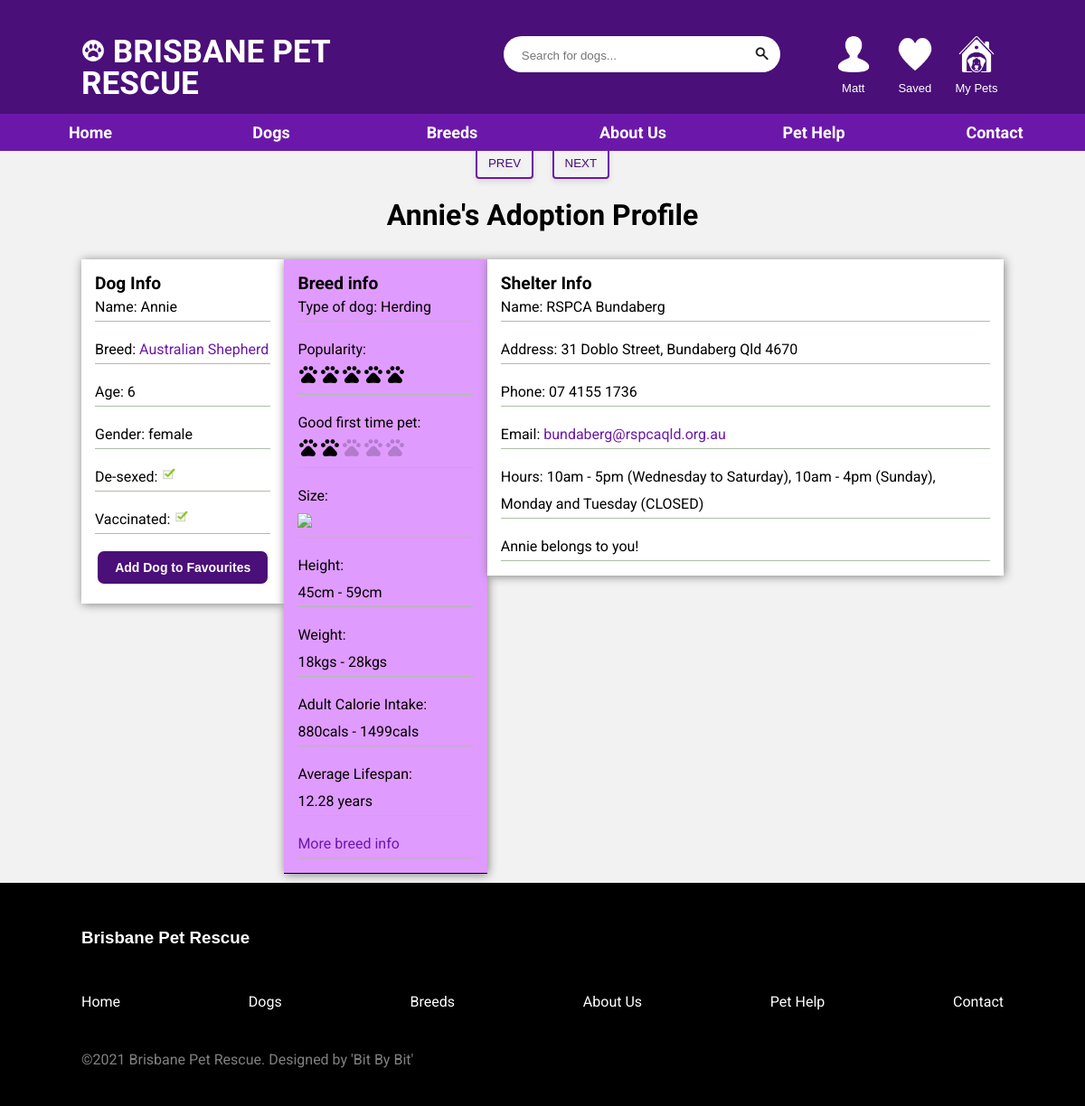
/dog-profile.php?dog_id=183 (signed in), run on the app's committed database.
### tables this page shows
CREATE TABLE `dogs` (
  `dog_id` int(11) NOT NULL,
  `owner_id` int(11) DEFAULT NULL,
  `shelter_id` int(11) NOT NULL,
  `breed_id` int(11) NOT NULL,
  `name` varchar(32) NOT NULL,
  `age` int(11) NOT NULL,
  `dob` date NOT NULL,
  `gender` varchar(6) NOT NULL,
  `desexed` tinyint(1) NOT NULL,
  `vaccinated` tinyint(1) NOT NULL,
  `council_registration_id` int(11) DEFAULT NULL,
  `fee` int(11) NOT NULL,
  `adoption_date` date DEFAULT NULL,
  `last_worming_medication` date DEFAULT NULL,
  `worming_medication_frequency` int(11) DEFAULT NULL,
  `last_tick_medication` date DEFAULT NULL,
  `tick_medication_frequency` int(11) DEFAULT NULL
);

CREATE TABLE `dog_breeds` (
  `breed_id` int(11) NOT NULL,
  `Breed` varchar(64) NOT NULL,
  `height_low` int(11) NOT NULL,
  `height_high` int(11) NOT NULL,
  `weight_low` int(11) NOT NULL,
  `weight_high` int(11) NOT NULL,
  `height_class` int(11) NOT NULL,
  `weight_class` int(11) NOT NULL,
  `adult_cal_intake_low` int(11) NOT NULL,
  `adult_cal_intake_high` int(11) NOT NULL,
  `intelligence_desc` varchar(64) NOT NULL,
  `obey_perc` decimal(4,2) NOT NULL,
  `training_reps_low` int(11) NOT NULL,
  `training_reps_high` int(11) NOT NULL,
  `intelligence_class` int(11) NOT NULL,
  `adaptability_class` int(11) NOT NULL,
  `general_friendliness_class` int(11) NOT NULL,
  `apartment_living_class` int(11) NOT NULL,
  `family_affectionate_class` int(11) NOT NULL,
  `shedding_amount_class` int(11) NOT NULL,
  `dog_friendly_class` int(11) NOT NULL,
  `drooling_potential_class` int(11) NOT NULL,
  `ease_of_grooming_class` int(11) NOT NULL,
  `energy_level_class` int(11) NOT NULL,
  `exercise_needs_class` int(11) NOT NULL,
  `friendly_toward_strangers_class` int(11) NOT NULL,
  `general_health_class` int(11) NOT NULL,
  `good_for_novice_owners` int(11) NOT NULL,
  `incredibly_kid_friendly_class` int(11) NOT NULL,
  `intensity_class` int(11) NOT NULL,
  `potential_for_mouthiness_class` int(11) NOT NULL,
  `potential_for_playfulness_class` int(11) NOT NULL,
  `potential_for_weight_gain_class` int(11) NOT NULL,
  `prey_drive_class` int(11) NOT NULL,
  `sensitivity_class` int(11) NOT NULL,
  `size_class` int(11) NOT NULL,
  `tendency_to_bark_or_howl_class` int(11) NOT NULL,
  `tolerates_being_alone_class` int(11) NOT NULL,
  `tolerates_cold_weather_class` int(11) NOT NULL,
  `tolerates_hot_weather_class` int(11) NOT NULL,
  `wanderlust_potential_class` int(11) NOT NULL,
  `watchdog_class` int(11) NOT NULL,
  `type_of_dog` varchar(16) NOT NULL,
  `average_lifespan` decimal(5,2) NOT NULL,
  `genetic_conditions` varchar(256) NOT NULL,
  `genetic_diseases` varchar(256) NOT NULL,
  `lifetime_cost_class` int(11) NOT NULL,
  `average_lifespan_class` int(11) NOT NULL,
  `average_purchase_price_class` int(11) NOT NULL,
  `popularity_class` int(11) NOT NULL
);

CREATE TABLE `shelters` (
  `shelter_id` int(11) NOT NULL,
  `name` varchar(64) DEFAULT NULL,
  `address` varchar(256) DEFAULT NULL,
  `phone` varchar(16) DEFAULT NULL,
  `hours` varchar(256) DEFAULT NULL,
  `email` varchar(64) DEFAULT NULL
);

### config/helper_functions.php (called while the page is built, shortened)
<?php
function get_userid() {
    return $_SESSION['user_id'];
}

### dog-profile.php (the view, shortened to what this page needs)
<!DOCTYPE html>
<html lang="en">
<head>
    <?php include('partials/head.php'); ?>
    <link rel="stylesheet" href="css/glide.core.css">
    <link rel="stylesheet" href="css/glide.theme.css">
</head>
<body>
    <?php include('partials/menu.php'); ?>
    <?php
    if (isset($_GET['dog_id'])) {
        $dog_id = $_GET['dog_id'];
    } else {
        header('location:' . SITEURL);
    }
    ?>
    <section class="profile-section">
        <div class="container">
            <?php
            $sql2 = "SELECT path, alt_text FROM dog_breeds AS b, breed_image as i, dogs as d WHERE b.breed_id = i.breed_id AND b.breed_id=d.breed_id AND d.dog_id=$dog_id ORDER BY main_image DESC";
            $res2 = mysqli_query($conn, $sql2);
            $count2 = mysqli_num_rows($res2);
            if ($count2 > 0) {
            ?>
                <div class="glide">
                    <div class="glide__track" data-glide-el="track">
                        <ul class="glide__slides">
                            <?php
                            while ($row2 = mysqli_fetch_assoc($res2)) {
                                $image_name = $row2['path'];
                                $image_alt = $row2['alt_text'];
                                if ($image_name == "") {
                                    echo "<div class='error'>Image not Available.</div>";
                                } else {
                            ?>
                                    <li class="glide__slide"><img src="<?php echo SITEURL . $image_name; ?>" alt="<?php echo $image_alt; ?>"></li>
                        <?php
                                }
                            }
                        }
                        ?>
                        </ul>
                    </div>
                    <div class="glide__arrows" data-glide-el="controls">
                        <button class="glide__arrow glide__arrow--left" data-glide-dir="<">prev</button>
                        <button class="glide__arrow glide__arrow--right" data-glide-dir=">">next</button>
                    </div>
                </div>
                <div class="profile-info">
                    <?php
                    $sql3 = "SELECT d.name as d_name, d.dog_id as dog_id, Breed, age, gender, desexed, vaccinated, owner_id, type_of_dog, popularity_class, good_for_novice_owners, size_class, height_low, height_high, weight_low, weight_high, adult_cal_intake_low, adult_cal_intake_high, average_lifespan, b.breed_id as breed_id, s.name as s_name, address, phone, hours, email FROM dogs as d, dog_breeds as b, shelters as s WHERE d.breed_id = b.breed_id AND s.shelter_id = d.shelter_id AND d.dog_id=$dog_id";
                    $res3 = mysqli_query($conn, $sql3);
                    $row3 = mysqli_fetch_assoc($res3);
                    ?>
                    <h2 class="profile-title center-txt"><?php echo $row3['d_name']; ?>'s Adoption Profile</h2>
                    <div class="dog-information-boxes">
                        <div class="dog-info-box">
                            <h4>Dog Info</h4>
                            <p>Name: <?php echo $row3['d_name']; ?></p>
                            <p>Breed: <a href="/breed-profile.php?breed_id=<?php echo $row3['breed_id']; ?>"><?php echo $row3['Breed']; ?></a></p>
                            <p>Age: <?php echo $row3['age']; ?></p>
                            <p>Gender: <?php echo $row3['gender']; ?></p>
                            <p>De-sexed: <img src='/images/icons/boolean-checkbox-<?php echo $row3['desexed']; ?>.png' width='8%'></p>
                            <p>Vaccinated: <img src='/images/icons/boolean-checkbox-<?php echo $row3['vaccinated']; ?>.png' width='8%'></p>
                            <form method='POST' action='/form_submissions/favourite_dog.php'>
                                <button type='submit' name='dog_id' value='<?php echo $row3['dog_id']; ?>' class="hero-btn hero-btn-alt small-btn">
                                    Add Dog to Favourites
                                </button>
                            </form>
                            <br>
                        </div>
                        <div class="dog-info-box">
                            <h4>Breed info</h4>
                            <p>Type of dog: <span style="text-transform: capitalize;"><?php echo $row3['type_of_dog']; ?></span></p>
                            <p>Popularity: <br><?php echo str_repeat("<img src='/images/icons/star-full.png'>", $row3['popularity_class'])
                                                    . str_repeat("<img src='/images/icons/star-full.png' style=opacity:0.2>", 5 - $row3['popularity_class']); ?></p>
                            <p>Good first time pet: <br><?php echo str_repeat("<img src='/images/icons/star-full.png'>", $row3['good_for_novice_owners'])
                                                            . str_repeat("<img src='/images/icons/star-full.png' style='opacity:0.2'>", 5 - $row3['good_for_novice_owners']); ?></p>
                            <p>Size: <br><img src='images/icons/dog_size_<?php echo $row3['size_class']; ?>' style="width: 120px"></p>
                            <p>Height: <br><?php echo $row3['height_low']; ?>cm - <?php echo $row3['height_high']; ?>cm</p>
                            <p>Weight: <br><?php echo $row3['weight_low']; ?>kgs - <?php echo $row3['weight_high']; ?>kgs</p>
                            <p>Adult Calorie Intake:
                                <br><?php echo $row3['adult_cal_intake_low'] . "cals - "
                                        . $row3['adult_cal_intake_high'] . "cals"; ?>
                            </p>
                            <p>Average Lifespan: <br><?php echo $row3['average_lifespan']; ?> years</p>
                            <p><a href="/breed-profile.php?breed_id=<?php echo $row3['breed_id']; ?>">More breed info</a></p>
                        </div>
                        <div class="dog-info-box">
                            <h4>Shelter Info</h4>
                            <p>Name: <?php echo $row3['s_name']; ?></p>
                            <p>Address: <?php echo $row3['address']; ?></p>
                            <p>Phone: <?php echo $row3['phone']; ?></p>
                            <p>Email: <a href="mailto:<?php echo $row3['email']; ?>"><?php echo $row3['email']; ?></a></p>
                            <p>Hours: <?php echo $row3['hours']; ?></p>
                            <?php if (is_null($row3["owner_id"])) { ?>
                                <p><a href="https://form.jotform.com/212502680325043?<?php echo str_replace(' ', '%20', "shelterName=" . $row3['s_name'] . "&shelterEmail=" . $row3['email'] . "&dogId=" . $dog_id . "&dogName=" . $row3['d_name']); ?>">Apply to Adopt</a></p>
                                <p><a href="/form_submissions/adopt_pet.php?dog_id=<?php echo $dog_id; ?>">Adopt Immediately</a></p>
                            <?php } else if (!isset($_SESSION['user_id']) || $row3["owner_id"] != get_userid()) { ?>
                                <p>Sorry, <?php echo $row3['d_name']; ?> has already been adopted.</p>
                            <?php } else { ?>
                                <p><?php echo $row3['d_name']; ?> belongs to you!</p>
                            <?php } ?>
                        </div>
                    </div>
                </div>
        </div>
    </section>
    <?php include('partials/footer.php'); ?>
</body>
</html>

### css/style.css (style rules this page uses)
:root { --navbarHeight: 130px; --mainColor: #4A0F78; --secondaryColor: #6b18aa; --titleColor: white; --h1Color: #989898; --h2Color: white; --background: rgba(0, 0, 0, 0.05); }
* { margin:0; padding:0; box-sizing: border-box; }
html { scroll-behavior: smooth; }
body { font-family: 'Roboto', Arial, Helvetica, sans-serif; font-size: 16px; }
.container { width: 80%; margin: 0 auto; }
a { text-decoration: none; color: var(--secondaryColor); }
ul { list-style-type: none; }
p { font-weight: 400; line-height: 30px; }
button { background-color: transparent; cursor: pointer; border: none; }
.container { width: 85%; margin: 0 auto; }
.center-txt { text-align: center; }
.hero-btn { border: 3px solid white; border-radius: 10px; padding: 15px 30px; font-weight: bold; background-color: var(--mainColor); color: white; width: 100%; text-decoration: none; }
.small-btn { padding: 10px 15px; max-width: 300px; font-size: 14px; }
p { display: block; margin-block-end: 1em; margin-inline-start: 0; margin-inline-end: 0; }
.profile-title { font-size: 2em; margin-top: 2%; }
.profile-section { padding-top: 7%; background-color: var(--background); }
.dog-information-boxes { margin-top: 3%; display: flex; justify-content: space-evenly; }
.dog-info-box { margin-bottom: 1%; height: fit-content; width: fit-content; min-width: 22%; max-height: 50%; padding-top: 15px; padding-left: 15px; padding-right: 15px; text-align: left; background-color: white; box-shadow: 1px 1px 10px grey; }
.dog-info-box p { border-bottom: 1px solid #afbdaa; }
.dog-info-box h4 { font-size: 1.2em; }
.dog-info-box:nth-of-type(even) { background-color: rgb(224, 155, 255); border-bottom: 1px solid black; }

### css/glide.core.css (style rules this page uses)
.glide { position: relative; width: 100%; box-sizing: border-box; margin-top: 3%; }
.glide * { box-sizing: inherit; }
.glide__track { overflow: hidden; }
.glide__slides { position: relative; width: 100%; list-style: none; backface-visibility: hidden; transform-style: preserve-3d; touch-action: pan-Y; overflow: hidden; padding: 0; white-space: nowrap; display: flex; flex-wrap: nowrap; will-change: transform; }
.glide__slide { width: 100%; height: 100%; flex-shrink: 0; white-space: normal; user-select: none; -webkit-touch-callout: none; -webkit-tap-highlight-color: transparent; }
.glide__arrows { -webkit-touch-callout: none; user-select: none; margin-top: 1%; display: flex; justify-content: center; }

### css/glide.theme.css (style rules this page uses)
.glide__arrow { margin-left: 1%; margin-right: 1%; display: block; z-index: 2; color: #4A0F78; text-transform: uppercase; padding: 9px 12px; background-color: transparent; border: 2px solid #6b18aa; border-radius: 4px; box-shadow: 0 0.25em 0.5em 0 rgba(0, 0, 0, 0.1); text-shadow: 0 0.25em 0.5em rgba(0, 0, 0, 0.1); opacity: 1; cursor: pointer; transition: opacity 150ms ease, border 300ms ease-in-out; line-height: 1; }
.glide__arrow--left { left: 2em; }
.glide__arrow--right { right: 2em; }

### data on the page
dogs: name "Annie", breed.Breed "Australian Shepherd", age "6", gender "female", breed.type_of_dog "Herding", breed.height_low "45", breed.height_high "59", breed.weight_low "18", breed.weight_high "28", breed.adult_cal_intake_low "880", breed.adult_cal_intake_high "1499", breed.average_lifespan "12.28", shelter.name "RSPCA Bundaberg", shelter.address "31 Doblo Street, Bundaberg Qld 4670", shelter.phone "07 4155 1736", shelter.email "bundaberg@rspcaqld.org.au", shelter.hours "10am - 5pm (Wednesday to Saturday), 10am - 4pm (Sunday), Monday and Tuesday (CLOSED)"

### other printed values
$login_caption "Matt"
